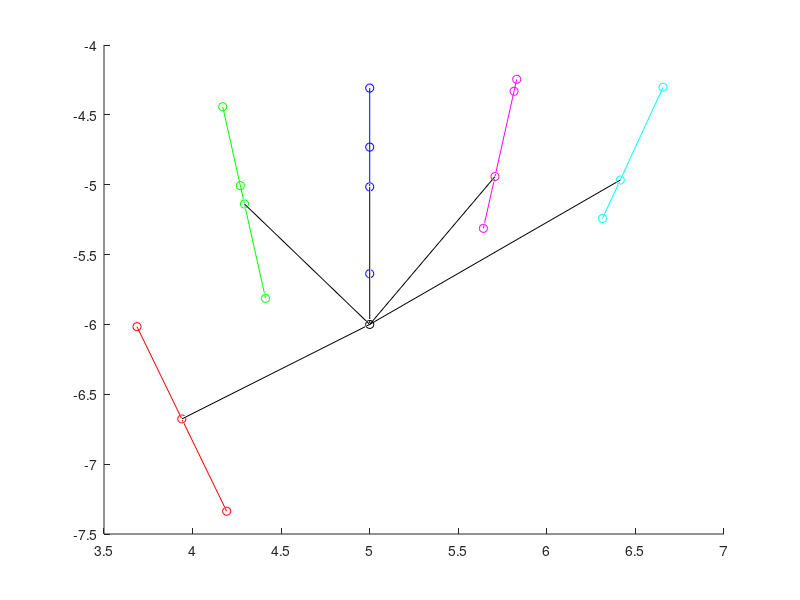
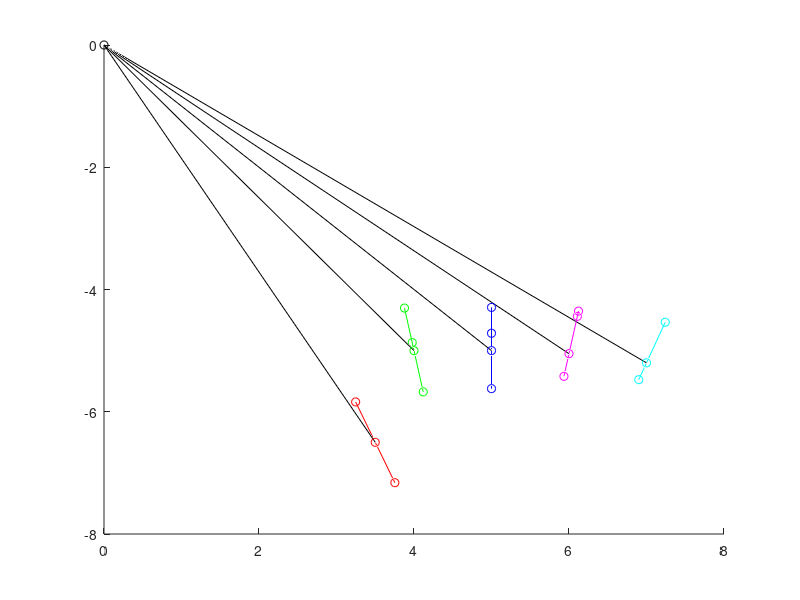

Reproduce these figures in MATLAB, in order.
%%%%%%%%%%%%%%%%%%%%%%%%%%%%%%%%%%%%%%%%%%%%%%%%%%%%%%%%%%%%%%%%%%%%%%%%%%%
% Points2Hand
%   Author: Kevin O'Neill
%   Date: 2015/02/27
%   Desc: 
%       This file contains pseudo-code for how to turn points into hand
%       angles. There are 27 DOFs that must be calculated to recreate hand
%       motion. Reduced and constrained models can have 23 DOFs to
%       calculate (excludes DIP since DIP and IIP are usually the same).
%
%       Finger Joint Angles (16):
%           Adb (Abduction / Aduction)
%           PIP (Proximal Interphalangeal joint)
%           IIP (Intermediate Interphalangeal joint)
%           DIP (Distal Interphalangeal joint)
%
%       Thumb Joint Angles (4):
%           Adb (Abduction / Aduction)
%           CMC (Carpometacarpal joint)            
%           MP (Metacarpophalangeal  joint)
%           IP (Interphalangeal joint)
%
%       Wrist Joint Angles(1):
%           WF (Wrist flexion/extension)sleep
%
%       Palm Degrees of Freedom (6):
%           Translation (3)
%           Rotation (3)
%
%       Marker Indicies: 23
%           One marker on each finger nail: 5
%           One marker on each finger joint: 15
%           One marker, centered, on the back of the hand: 1
%           One marker on the wrist: 1
%           One marker on the dorsal surface of the forearm: 1
%
%       Labels will follow a simplistic pattern for ease of typing and
%       reading. Each label will be a single set of (x,y,z) points in space.
%
%       Index Knuckle ( I0 )      - PIP and Adb Joint
%       Index IIP ( I1 )          - IIP Joint
%       Index DIP ( I2 )          - DIP Joint
%       Index Finger Nail ( I3 )  - Finger Tip
%
%       Repeat for each finger and thumb (T,I,M,R,L)       
%
%       Hand Back ( HB )
%
%       Wrist Joint ( WJ )
%
%       Forearm ( FA )
%
%%%%%%%%%%%%%%%%%%%%%%%%%%%%%%%%%%%%%%%%%%%%%%%%%%%%%%%%%%%%%%%%%%%%%%%%%%%

%% Load and seperate data

rotMatx = @(x) [      1,       0,        0;...
                      0, cosd(x), -sind(x);...
                      0, sind(x),  cosd(x)];
                  
rotMaty = @(x) [cosd(x),       0,  sind(x);...
                      0,       1,        0;...
               -sind(x),       0,  cosd(x)];
           
rotMatz = @(x) [cosd(x),-sind(x),        0;...
                sind(x), cosd(x),        0;...
                      0,       0,        1];

jointAngles = [55,   45,   90,  90;
               -10,   45,   80,   90;...
               0,   45,   70,   90;...
               10,   45,   50,   90;...
               20,   45,   45,   90];
    
jointAngles(1,1) = jointAngles(1,1) -75.9638;            

handAngles = [10, 0, 45];

ThumbMarkers = zeros(4,3);
IndexMarkers = zeros(4,3);
MiddleMarkers = zeros(4,3);
RingMarkers = zeros(4,3);
LittleMarkers = zeros(4,3);

translation = [5,-6,7];
handRotMat = rotMatz(handAngles(2)) * rotMaty(handAngles(3)) * rotMatx(handAngles(1));

HB = [0;0;0]' + translation;
WF = HB + [0,-1,0]*handRotMat;

for i = 1:4

    if i == 1
        ThumbMarkers(1,:)  = [-1.5, -0.5 , 0] * handRotMat + HB;
        IndexMarkers(1,:)  = [-1  ,  1   , 0] * handRotMat + HB;
        MiddleMarkers(1,:) = [ 0  ,  1   , 0] * handRotMat + HB;
        RingMarkers(1,:)   = [ 1  ,  0.95, 0] * handRotMat + HB;
        LittleMarkers(1,:) = [ 2  ,  0.80, 0] * handRotMat + HB;
%     elseif i == 2
%         ThumbMarkers(i,:)  = (rotMatz(jointAngles(1,1))*rotMatx(sum(jointAngles(1,2:i)))*handRotMat* [0;-1;0] .* [1;-1;1] + ThumbMarkers(i-1,:)')';
%         IndexMarkers(i,:)  = (rotMatz(jointAngles(2,1))*rotMatx(sum(jointAngles(2,2:i))) *handRotMat * [0;-1;0] .* [1;-1;1]+ IndexMarkers(i-1,:)')';
%         MiddleMarkers(i,:) = (rotMatz(jointAngles(3,1))*rotMatx(sum(jointAngles(3,2:i)))*handRotMat * [0;-1;0] .* [1;-1;1] + MiddleMarkers(i-1,:)')';
%         RingMarkers(i,:)   = (rotMatz(jointAngles(4,1))*rotMatx(sum(jointAngles(4,2:i)))*handRotMat * [0;-1;0] .* [1;-1;1] + RingMarkers(i-1,:)')';
%         LittleMarkers(i,:) = (rotMatz(jointAngles(5,1))*rotMatx(sum(jointAngles(5,2:i)))*handRotMat * [0;-1;0] .* [1;-1;1] + LittleMarkers(i-1,:)')';
       
    else
        ThumbMarkers(i,:)  = (rotMatz(jointAngles(1,1))*rotMatx(sum(jointAngles(1,2:i))) * [0;-1;0] .* [1;-1;1] + ThumbMarkers(i-1,:)')';
        IndexMarkers(i,:)  = (rotMatz(jointAngles(2,1))*rotMatx(sum(jointAngles(2,2:i))) * [0;-1;0] .* [1;-1;1] + IndexMarkers(i-1,:)')';
        MiddleMarkers(i,:) = (rotMatz(jointAngles(3,1))*rotMatx(sum(jointAngles(3,2:i))) * [0;-1;0] .* [1;-1;1] + MiddleMarkers(i-1,:)')';
        RingMarkers(i,:)   = (rotMatz(jointAngles(4,1))*rotMatx(sum(jointAngles(4,2:i))) * [0;-1;0] .* [1;-1;1] + RingMarkers(i-1,:)')';
        LittleMarkers(i,:) = (rotMatz(jointAngles(5,1))*rotMatx(sum(jointAngles(5,2:i))) * [0;-1;0] .* [1;-1;1] + LittleMarkers(i-1,:)')';
        
    end % END IF
    
end % END FOR

plotOn = 1;


if plotOn
    figure(1)
    hold on
    
    scatter3(HB(1),HB(2),HB(3), 'k');
    plot3([HB(1), ThumbMarkers(1,1)], [HB(2), ThumbMarkers(1,2)], [HB(3),ThumbMarkers(1,3)], 'k')
    plot3([HB(1), IndexMarkers(1,1)], [HB(2), IndexMarkers(1,2)], [HB(3),IndexMarkers(1,3)], 'k')
    plot3([HB(1), MiddleMarkers(1,1)], [HB(2), MiddleMarkers(1,2)], [HB(3),MiddleMarkers(1,3)], 'k')
    plot3([HB(1), RingMarkers(1,1)], [HB(2), RingMarkers(1,2)], [HB(3),RingMarkers(1,3)], 'k')
    plot3([HB(1), LittleMarkers(1,1)], [HB(2), LittleMarkers(1,2)], [HB(3),LittleMarkers(1,3)], 'k')
    
    scatter3(ThumbMarkers(:,1), ThumbMarkers(:,2), ThumbMarkers(:,3), 'r');
    plot3(ThumbMarkers(:,1), ThumbMarkers(:,2), ThumbMarkers(:,3), 'r')
    
    scatter3(IndexMarkers(:,1), IndexMarkers(:,2), IndexMarkers(:,3), 'g');
    plot3(IndexMarkers(:,1), IndexMarkers(:,2), IndexMarkers(:,3), 'g')
    
    scatter3(MiddleMarkers(:,1), MiddleMarkers(:,2), MiddleMarkers(:,3), 'b');
    plot3(MiddleMarkers(:,1), MiddleMarkers(:,2), MiddleMarkers(:,3), 'b')
    
    scatter3(RingMarkers(:,1), RingMarkers(:,2), RingMarkers(:,3), 'm');
    plot3(RingMarkers(:,1), RingMarkers(:,2), RingMarkers(:,3), 'm')
    
    scatter3(LittleMarkers(:,1), LittleMarkers(:,2), LittleMarkers(:,3), 'c');
    plot3(LittleMarkers(:,1), LittleMarkers(:,2), LittleMarkers(:,3), 'c')
    hold off

end % END IF
%% Important variables anf functions

% Define a function [vecMag] such that it returns the magnitude of a matrix
% [x] of vectors [x_i].
vecMag = @(x) sqrt(x(:,1).^2 + x(:,2).^2 + x(:,3).^2);

% Rotation matrix decomposition
rotAngles = @(x) [(atan2(x(3,2,:), x(3,3,:)) .* (180/pi)),...
                  -acos(x(3,1,:)).*(180/pi),...  %(atan2(-x(3,1,:), sqrt(x(3,2,:).^2 + x(3,3,:).^2)) .* (180/pi)),...
                  (atan2(x(2,1,:), x(1,1,:)) .* (180/pi))];

              
% Allocate variable to store angles
calcAngles = zeros(5,4);

% Create FingerMarkers matrix
FingerMarkers = [ThumbMarkers;IndexMarkers;MiddleMarkers;RingMarkers;LittleMarkers];

% Calculate the vectors from one joint to another
vecFingers = FingerMarkers(2:end,:) - FingerMarkers(1:end-1,:);
vecFingers(~mod(1:length(vecFingers), 4)',:) = []; % Cull excess vectors (eg: IndexTip to Middle Knuckle)

% Rotation matrix for each joint
rotMat = zeros(3,3,5*3); % One rotation matrix for each joint for each finger. Thumb MC, IIP, PIP, Index MC,...

%% Finger Angles (Not Knuckle)

tic
% Create an index variable 
idx1 = 1:length(vecFingers);
idx1(~mod(idx1,3)) = [];
idx2 = idx1+1;

% Allocate variable to store calculated angles between distal bones of the
% fingers. (2 joints for 5 fingers -> 10 indicies)
anglesTmp = zeros(1,10);

%  Calculate the angle for each distal and intermediate joint of the finger
% theta = acosd( dot(v,w) / (||v|| * ||w||));
anglesTmp = acosd( dot(vecFingers(idx1,:),vecFingers(idx2,:),2) ./ (vecMag(vecFingers(idx1,:)).*vecMag(vecFingers(idx2,:))));

% Store the calculated angles in the [calcAngles] matrix. Use the [real]
% values as imaginary values occur when the angle is 0 (or 180);
calcAngles(:,3:4) = real(reshape(anglesTmp',2,5)');


%% Rotation Matrix decomposition: Tait-Bryan Angles
% Bone basis orientation:
%   x-axis: pointing 'down' out of the bone if the hand is palm down.
%   y-axis: point 'right' out of the bone if the hand is palm down.
%   z-axis: along bone from proximal end to distal end.
              

% FingerMarkers = FingerMarkers + repmat([5,6,7], length(FingerMarkers),1);
% Calculate the vectors from one joint to another


% Create hand orientation basis
% Wrist to knuckles (z-axis)
% WF = HB' + [0,-1,0];
handz = HB-WF;
handz = handz./norm(handz);

% Middle knuckle and Index knuckle, respectivly
handx = cross(HB-FingerMarkers(5,:), HB-FingerMarkers(9,:));
handx = handx./norm(handx);

handy = cross(handx,handz);
handy = handy./norm(handy);

handRot = [handx', handy', handz'];

handRotDecom = rotAngles(handRot);

% Create Normals between bones. Ex: 
% Right Hand, Index
%   cross product Intermediate Phalange with Proximal Phalange to make a normal
%   pointing to the right (if the hand is palm down): y-axis of bone basis
jointNormal1 = cross(vecFingers(2:end,:), vecFingers(1:end-1,:),2);   
jointNormal1 = jointNormal1./repmat(vecMag(jointNormal1),1,3);

jointNormal1(end+1,:) = jointNormal1(end,:);

% Remove the Distal Phalange to Proximal Phalange calculation and replaces
% it with a copy of the Intermediate Phalange to Distal Phalange
% calculation. All three joints in a finger will have the same first normal
% due to the constraints in rotation of the fingers (No finger roll).
cullIdx = ~mod(1:length(jointNormal1),3);
jointNormal1(cullIdx, :) = jointNormal1(fliplr(cullIdx), :);

% Index of negative flexions (extensions)
negIdx = ~(sign(dot(jointNormal1, repmat(handy,length(jointNormal1),1), 2))+1);

jointNormal1(negIdx,:) = jointNormal1(negIdx,:) .*-1;

% Create the second normal (x-axis bone basis) for each joint.
jointNormal2 = cross(vecFingers, jointNormal1,2);
jointNormal2 = jointNormal2./repmat(vecMag(jointNormal2),1,3);

% Construct Rotation matrix for each bone
rotMat = [permute(jointNormal2', [1,3,2]),...
          permute(jointNormal1', [1,3,2]),...
          permute(vecFingers',   [1,3,2])];

rotMatDecom = permute(rotAngles(rotMat), [3,2,1]);

% handCenteredRot = rotMatDecom + repmat(handRotDecom, length(rotMatDecom),1);
handCenteredRot = rotMatDecom + repmat([0,90,90], length(rotMatDecom),1);
fingerCenteredRot = handCenteredRot(2:end,:) - handCenteredRot(1:end-1,:);
fingerCenteredRot = fingerCenteredRot(~~mod(1:length(fingerCenteredRot),3),:);

% calcAngles2(:,[3,4]) = real(reshape(fingerCenteredRot(:,2)',2,5)');
calcAngles(:,[2,1]) = handCenteredRot(fliplr(~mod(1:length(handCenteredRot),3)),2:3).*-1;
toc

%% Plot Result

if plotOn
    figure(2)
    
    for i = 1:4
        
        if i == 1
            ThumbMarkers2(1,:)  = [-1.5, -0.5, 0] + HB;
            IndexMarkers2(1,:)  = [-1, 1, 0] + HB;
            MiddleMarkers2(1,:) = [ 0, 1, 0] + HB;
            RingMarkers2(1,:)   = [ 1, 0.95, 0] + HB;
            LittleMarkers2(1,:) = [ 2, 0.80, 0] + HB;
        else
            ThumbMarkers2(i,:)  = (rotMatz(calcAngles(1,1))*rotMatx(sum(calcAngles(1,2:i))) * [0;-1;0] .* [1;-1;1] + ThumbMarkers2(i-1,:)')';
            IndexMarkers2(i,:)  = (rotMatz(calcAngles(2,1))*rotMatx(sum(calcAngles(2,2:i))) * [0;-1;0] .* [1;-1;1] + IndexMarkers2(i-1,:)')';
            MiddleMarkers2(i,:) = (rotMatz(calcAngles(3,1))*rotMatx(sum(calcAngles(3,2:i))) * [0;-1;0] .* [1;-1;1] + MiddleMarkers2(i-1,:)')';
            RingMarkers2(i,:)   = (rotMatz(calcAngles(4,1))*rotMatx(sum(calcAngles(4,2:i))) * [0;-1;0] .* [1;-1;1] + RingMarkers2(i-1,:)')';
            LittleMarkers2(i,:) = (rotMatz(calcAngles(5,1))*rotMatx(sum(calcAngles(5,2:i))) * [0;-1;0] .* [1;-1;1] + LittleMarkers2(i-1,:)')';
            
        end % END IF
        
    end % END FOR
    
    hold on
    
    scatter3(0,0,0, 'k');
    plot3([0, ThumbMarkers2(1,1)], [0, ThumbMarkers2(1,2)], [0,ThumbMarkers2(1,3)], 'k')
    plot3([0, IndexMarkers2(1,1)], [0, IndexMarkers2(1,2)], [0,IndexMarkers2(1,3)], 'k')
    plot3([0, MiddleMarkers2(1,1)], [0, MiddleMarkers2(1,2)], [0,MiddleMarkers2(1,3)], 'k')
    plot3([0, RingMarkers2(1,1)], [0, RingMarkers2(1,2)], [0,RingMarkers2(1,3)], 'k')
    plot3([0, LittleMarkers2(1,1)], [0, LittleMarkers2(1,2)], [0,LittleMarkers2(1,3)], 'k')
    
    scatter3(ThumbMarkers2(:,1), ThumbMarkers2(:,2), ThumbMarkers2(:,3), 'r');
    plot3(ThumbMarkers2(:,1), ThumbMarkers2(:,2), ThumbMarkers2(:,3), 'r')
    
    scatter3(IndexMarkers2(:,1), IndexMarkers2(:,2), IndexMarkers2(:,3), 'g');
    plot3(IndexMarkers2(:,1), IndexMarkers2(:,2), IndexMarkers2(:,3), 'g')
    
    scatter3(MiddleMarkers2(:,1), MiddleMarkers2(:,2), MiddleMarkers2(:,3), 'b');
    plot3(MiddleMarkers2(:,1), MiddleMarkers2(:,2), MiddleMarkers2(:,3), 'b')
    
    scatter3(RingMarkers2(:,1), RingMarkers2(:,2), RingMarkers2(:,3), 'm');
    plot3(RingMarkers2(:,1), RingMarkers2(:,2), RingMarkers2(:,3), 'm')
    
    scatter3(LittleMarkers2(:,1), LittleMarkers2(:,2), LittleMarkers2(:,3), 'c');
    plot3(LittleMarkers2(:,1), LittleMarkers2(:,2), LittleMarkers2(:,3), 'c')
    hold off
end